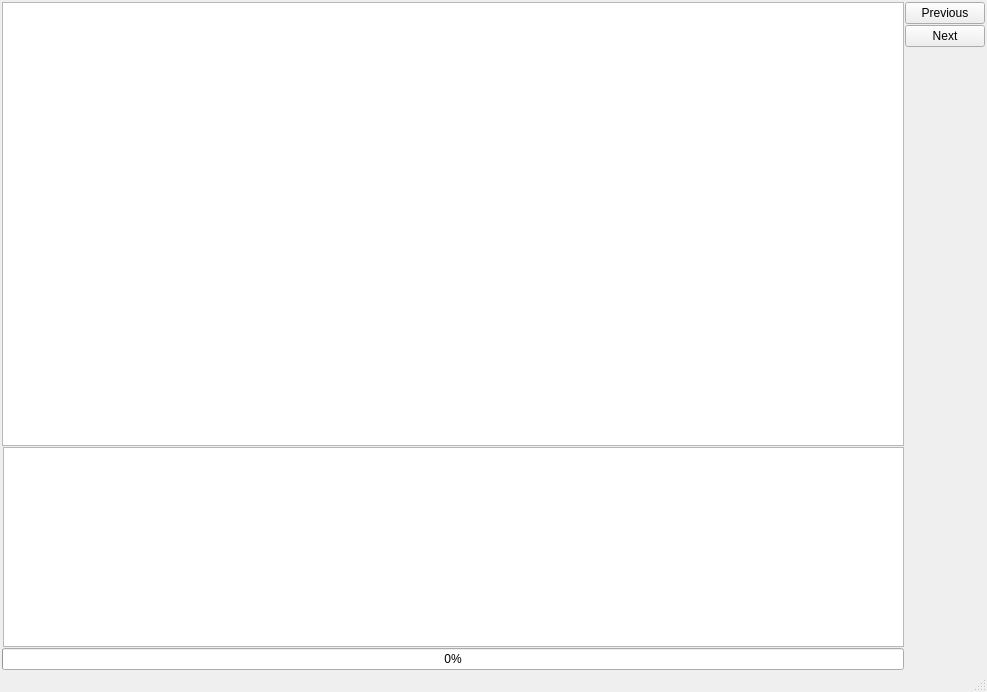
<?xml version="1.0" encoding="UTF-8"?>
<ui version="4.0">
 <class>MainWindow</class>
 <widget class="QMainWindow" name="MainWindow">
  <property name="geometry">
   <rect>
    <x>0</x>
    <y>0</y>
    <width>987</width>
    <height>692</height>
   </rect>
  </property>
  <property name="windowTitle">
   <string>MainWindow</string>
  </property>
  <widget class="QWidget" name="centralwidget">
   <layout class="QGridLayout" name="gridLayout">
    <property name="leftMargin">
     <number>2</number>
    </property>
    <property name="topMargin">
     <number>2</number>
    </property>
    <property name="rightMargin">
     <number>2</number>
    </property>
    <property name="bottomMargin">
     <number>0</number>
    </property>
    <property name="spacing">
     <number>1</number>
    </property>
    <item row="4" column="1">
     <widget class="GraphicsView" name="plot">
      <property name="minimumSize">
       <size>
        <width>0</width>
        <height>200</height>
       </size>
      </property>
      <property name="maximumSize">
       <size>
        <width>16777215</width>
        <height>200</height>
       </size>
      </property>
     </widget>
    </item>
    <item row="1" column="2">
     <widget class="QPushButton" name="next_button">
      <property name="text">
       <string>Next</string>
      </property>
     </widget>
    </item>
    <item row="0" column="2">
     <widget class="QPushButton" name="prev_button">
      <property name="text">
       <string>Previous</string>
      </property>
     </widget>
    </item>
    <item row="0" column="0" rowspan="4" colspan="2">
     <widget class="GraphicsView" name="view"/>
    </item>
    <item row="2" column="2" rowspan="4">
     <spacer name="verticalSpacer">
      <property name="orientation">
       <enum>Qt::Vertical</enum>
      </property>
      <property name="sizeHint" stdset="0">
       <size>
        <width>20</width>
        <height>40</height>
       </size>
      </property>
     </spacer>
    </item>
    <item row="5" column="0" colspan="2">
     <widget class="QProgressBar" name="progressBar">
      <property name="value">
       <number>0</number>
      </property>
     </widget>
    </item>
   </layout>
  </widget>
  <widget class="QMenuBar" name="menubar">
   <property name="geometry">
    <rect>
     <x>0</x>
     <y>0</y>
     <width>987</width>
     <height>21</height>
    </rect>
   </property>
  </widget>
  <widget class="QStatusBar" name="statusbar"/>
 </widget>
 <customwidgets>
  <customwidget>
   <class>GraphicsView</class>
   <extends>QGraphicsView</extends>
   <header>graphicsview.h</header>
  </customwidget>
 </customwidgets>
 <resources/>
 <connections/>
</ui>
